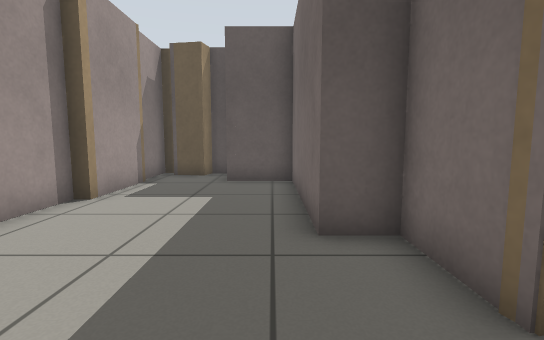
view 1 (above)

16 first-person views from a walk through a Gazebo world. The camera is 0.71 m above the floor, tilts 6° down and sees 85° across. The lines on the ground mark 1 m squares. The floor is counted in squares, 0.5 m on a side. Each view is taken from the middle of a square. On the plan, view 1 faces up. The plan holds only what a view shows up to about 14 squares ahead; the rest is blank.

view 2
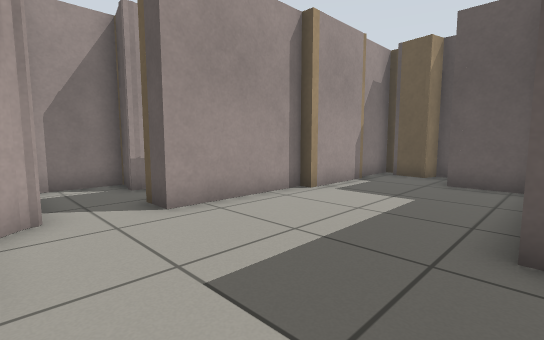

view 3
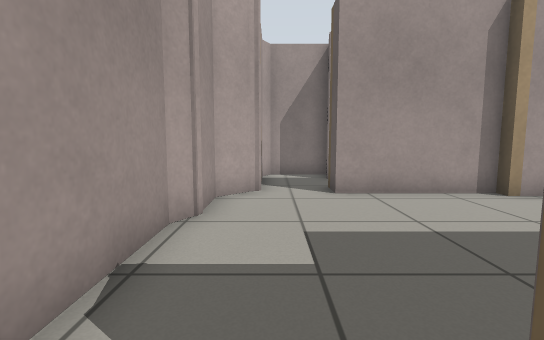

view 4
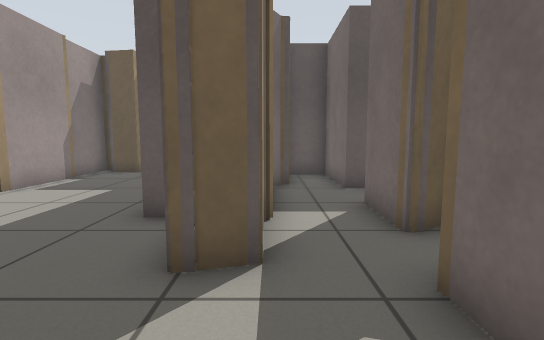

view 5
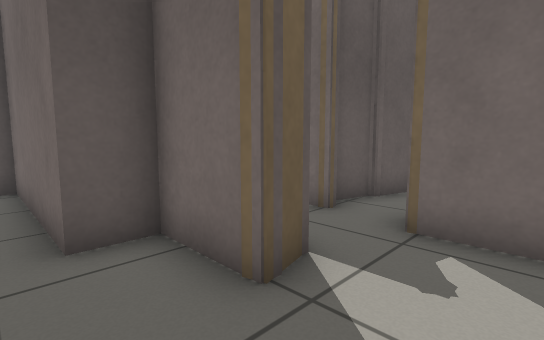

view 6
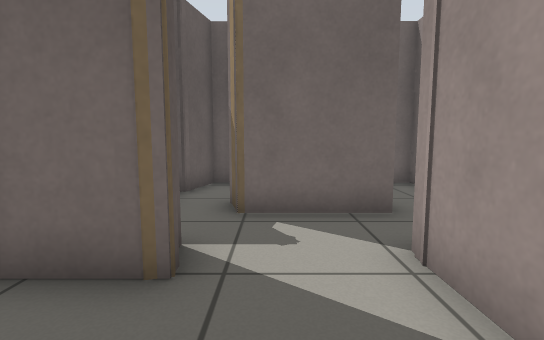

view 7
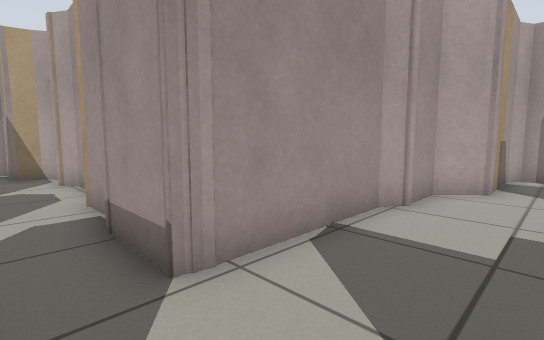

view 8
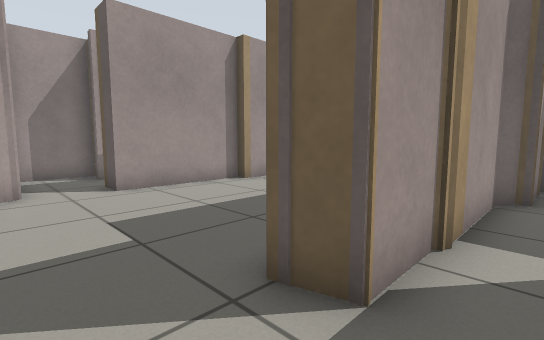

view 9
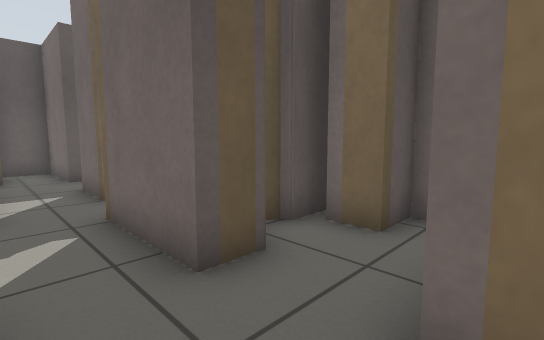

view 10
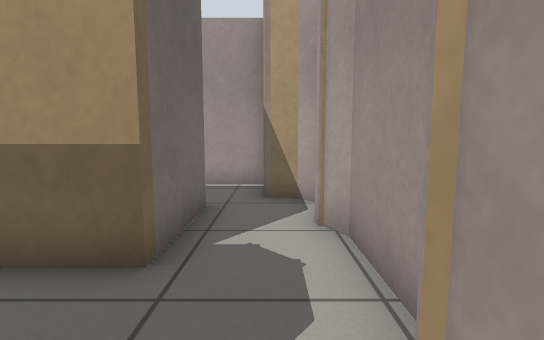

view 11
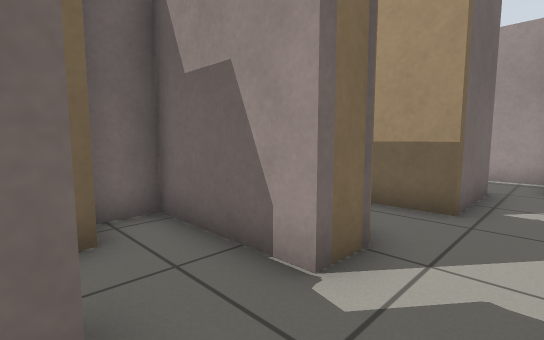

view 12
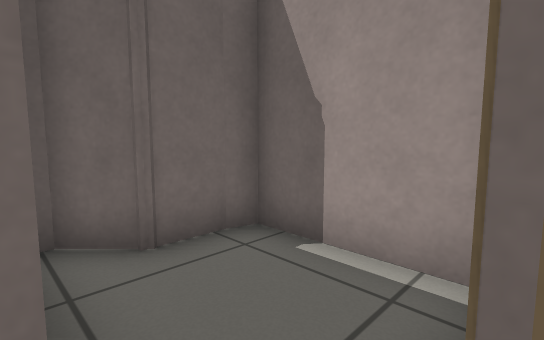

view 13
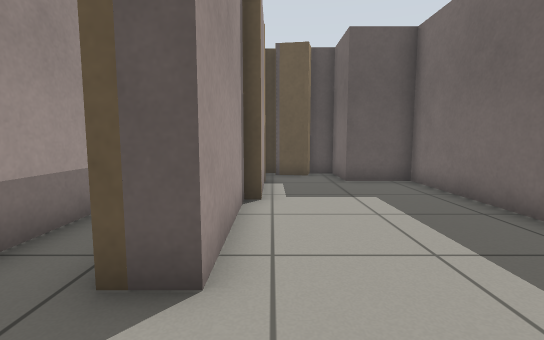

view 14
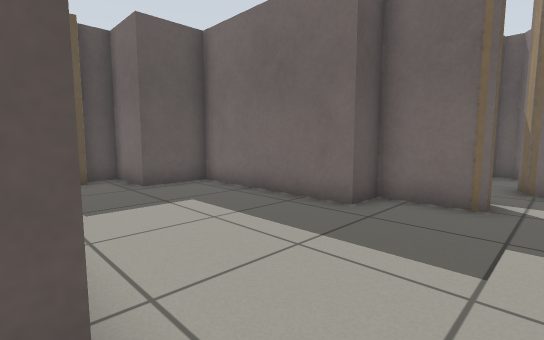

view 15
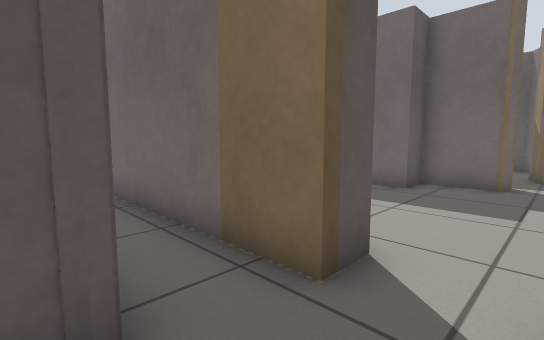

view 16
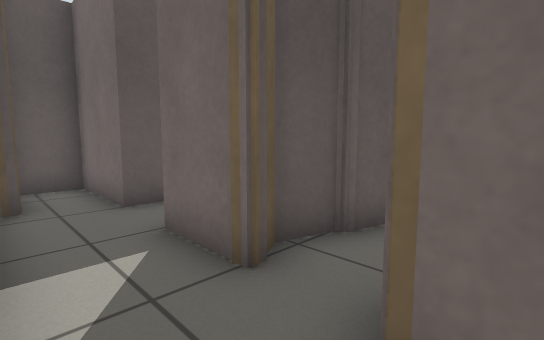

### Floor plan
Points are (right, up) in squares from view 1. A wall is a line through its corners. A room is listed if a view was taken in it or the views show most of it. See-through windows are left out.
Room 1 (views 1, 2, 5, 6, 13)
walls: (1.9, 2) (1.8, 2.4); (1.9, 2) (1.9, 4.2) (0.7, 4.2) (0.7, 9.9) (-1.5, 9.9) (-1.5, 12.1) (-2.4, 12.1) (-2.6, 11.4) (-3.9, 11.6); (-4.2, 9.7) (-4.2, 6.9) (-4.6, 6.9) (-4.6, 2.7); (-5, 0.5) (-4.1, -0.4) (-2.5, -0.4) (-1.8, -0.7) (2.6, -0.7); (2.1, -0.7) (2.6, -0.8); (-3.8, 12.3) (-4.4, 12.3) (-4.4, 10.1)
ways out: opening at (2, 0.5) to room 2; opening at (-5, 1.5) to room 4
Room 2 (views 3, 4, 7, 8, 11, 16)
walls: (3.1, 4.4) (2.9, 4) (2.9, 2.3) (1.9, 2); (7, 3.1) (6.8, 3.6); (4.6, -1.3) (4.6, 1.7) (5.4, 1.9); (2.9, 5.5) (2.9, 4.5); (8.5, 2.3) (8.5, 3) (5.8, 3.7) (5, 3.3) (5, 5.5)
ways out: opening at (2, 0.5) to room 1; opening at (3.5, -1) to room 5; opening at (4, 4.5)
Room 3 (views 9, 10, 12)
walls: (4.4, -10.3) (4.4, -7.1) (6.1, -7.1); (2.3, -10.9) (3.2, -11.1) (3.2, -13.3) (6.6, -13.3) (6.8, -12.6); (2, -10.6) (2.4, -10.9); (1.9, -6.1) (1.9, -8.2) (2.3, -9); (4.8, -4.8) (4.8, -3.5); (6.7, -12.8) (6.7, -11.5) (7.6, -10.6); (2.4, -4) (2.4, -5.3)
ways out: opening at (3.5, -4.5) to room 5
Room 4 (views 14, 15)
walls: (-7.4, 5.5) (-7.4, 2.9) (-8.7, 3.2) (-8.7, 0.9) (-8.2, 0.7) (-5, 0.7); (-4.6, 2.7) (-5.6, 2.7) (-5.6, 8.9)
ways out: opening at (-5, 1.5) to room 1
Room 5 (no view inside)
walls: (5.6, -1.3) (4.6, -1.3); (4.8, -3.5) (8.5, -3.5) (8.5, -2.1) (7.3, -2.1) (7.3, -1); (2.6, -0.8) (2.6, -3); (8, -0.7) (6.7, -0.7)
ways out: opening at (3.5, -1) to room 2; opening at (3.5, -4.5) to room 3

Positions as (right, up) in squares from view 1, and headings:
1: (0, 0), facing up
2: (1, 0), facing up-left
3: (3, 1), facing left
4: (3, -1), facing up
5: (0, 0), facing up-right
6: (-1, 1), facing right
7: (4, 2), facing down-left
8: (4, 0), facing up-left
9: (3, -4), facing up-right
10: (3, -4), facing down
11: (3, -1), facing down-right
12: (3, -10), facing down-right
13: (-4, 0), facing up
14: (-5, 1), facing up-right
15: (-8, 1), facing up-right
16: (3, 1), facing up-right
